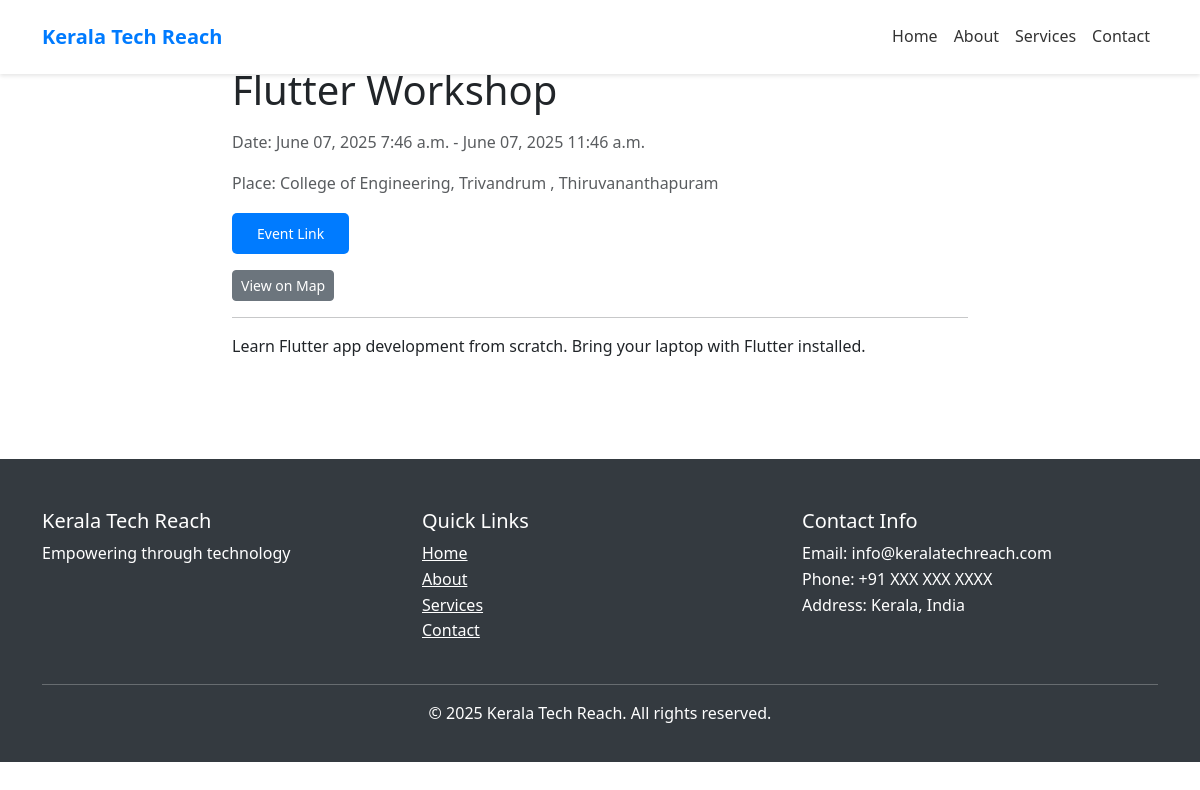
The app's page /events/1/ with its own data.
### admindashboard/models.py (models this page shows, shortened)
class Event(models.Model):
    name = models.CharField(max_length=255)
    event_start = models.DateTimeField()
    event_end = models.DateTimeField(blank=True, null=True)
    place = models.CharField(max_length=255)
    link = models.URLField(blank=True, null=True)
    description = models.TextField(blank=True, null=True)
    map_link = models.URLField(blank=True, null=True)
    district = models.ForeignKey(District, on_delete=models.SET_NULL, null=True, blank=True)
    category = models.ForeignKey(EventCategory, on_delete=models.SET_NULL, null=True, blank=True)
    updated_at = models.DateTimeField(auto_now=True)
    is_published = models.BooleanField(default=False)
    created_by = models.ForeignKey('UserProfile', on_delete=models.CASCADE)

class District(models.Model):
    name = models.CharField(max_length=100)
    is_active = models.BooleanField(default=True)
    created_by = models.ForeignKey('UserProfile', on_delete=models.CASCADE, related_name='created_districts')

### publicpage/views.py (the view)
# urls.py: path('events/<int:pk>/', views.event_detail, name='event_detail'),
def event_detail(request, pk):
    event = get_object_or_404(Event, pk=pk, is_published=True)
    return render(request, 'publicpage/event_detail.html', {'event': event})

### publicpage/templates/publicpage/event_detail.html (shortened to what this page needs)
{% extends 'publicpage/base.html' %}
{% load static %}
{% block content %}
<div class="container mt-4">
    <nav aria-label="breadcrumb">
        <ol class="breadcrumb">
            <li class="breadcrumb-item"><a href="{% url 'publicpage:home' %}">Home</a></li>
            <li class="breadcrumb-item active" aria-current="page">Events</li>
        </ol>
    </nav>
    <div class="row justify-content-center">
        <div class="col-md-8">
            <article>
                <h1 class="mb-3">{{ event.name }}</h1>
                <p class="text-muted">Date: {{ event.event_start|date:"F d, Y P" }} {% if event.event_end %}- {{ event.event_end|date:"F d, Y P" }}{% endif %}</p>
                <p class="text-muted">Place: {{ event.place }} {% if event.district %}, {{ event.district.name }}{% endif %}</p>
                {% if event.link %}
                    <p><a href="{{ event.link }}" target="_blank" class="btn btn-primary btn-sm">Event Link</a></p>
                {% endif %}
                {% if event.map_link %}
                     <p><a href="{{ event.map_link }}" target="_blank" class="btn btn-secondary btn-sm">View on Map</a></p>
                {% endif %}
                <hr>
                <div class="event-description">
                    {{ event.description|safe }}
                </div>
            </article>
        </div>
    </div>
</div>
{% endblock %}

### publicpage/templates/publicpage/base.html (style rules this page uses)
:root { --primary-color: #007bff; --secondary-color: #6c757d; --accent-color: #28a745; }
body { font-family: 'Segoe UI', Tahoma, Geneva, Verdana, sans-serif; line-height: 1.6; }
.btn-primary { background-color: var(--primary-color); border: none; padding: 10px 25px; border-radius: 5px; transition: transform 0.3s ease; }

### records on screen
Event: name "Flutter Workshop", event_start "June 07, 2025 7:46 a.m.", event_end "June 07, 2025 11:46 a.m.", place "College of Engineering, Trivandrum", district.name "Thiruvananthapuram", description "Learn Flutter app development from scratch. Bring your laptop with Flutter installed."
